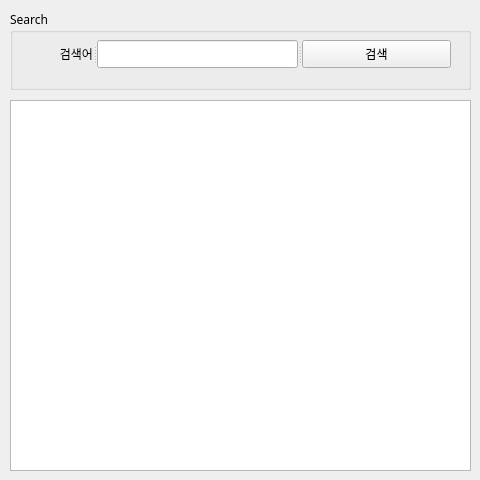
<?xml version="1.0" encoding="UTF-8"?>
<ui version="4.0">
 <class>Form</class>
 <widget class="QWidget" name="Form">
  <property name="geometry">
   <rect>
    <x>0</x>
    <y>0</y>
    <width>480</width>
    <height>480</height>
   </rect>
  </property>
  <property name="sizePolicy">
   <sizepolicy hsizetype="Fixed" vsizetype="Fixed">
    <horstretch>0</horstretch>
    <verstretch>0</verstretch>
   </sizepolicy>
  </property>
  <property name="font">
   <font>
    <family>나눔고딕</family>
   </font>
  </property>
  <property name="windowTitle">
   <string>네이버뉴스 검색</string>
  </property>
  <property name="windowIcon">
   <iconset>
    <normaloff>naver_icon.png</normaloff>naver_icon.png</iconset>
  </property>
  <widget class="QGroupBox" name="groupBox">
   <property name="geometry">
    <rect>
     <x>10</x>
     <y>10</y>
     <width>461</width>
     <height>80</height>
    </rect>
   </property>
   <property name="title">
    <string>Search</string>
   </property>
   <widget class="QSplitter" name="splitter">
    <property name="geometry">
     <rect>
      <x>20</x>
      <y>30</y>
      <width>421</width>
      <height>28</height>
     </rect>
    </property>
    <property name="orientation">
     <enum>Qt::Horizontal</enum>
    </property>
    <widget class="QLabel" name="label">
     <property name="text">
      <string>검색어</string>
     </property>
     <property name="alignment">
      <set>Qt::AlignRight|Qt::AlignTrailing|Qt::AlignVCenter</set>
     </property>
    </widget>
    <widget class="QLineEdit" name="txtSearch"/>
    <widget class="QPushButton" name="btnSearch">
     <property name="text">
      <string>검색</string>
     </property>
    </widget>
   </widget>
  </widget>
  <widget class="QTableWidget" name="tblResult">
   <property name="geometry">
    <rect>
     <x>10</x>
     <y>100</y>
     <width>461</width>
     <height>371</height>
    </rect>
   </property>
   <property name="selectionMode">
    <enum>QAbstractItemView::SingleSelection</enum>
   </property>
   <property name="columnCount">
    <number>0</number>
   </property>
  </widget>
 </widget>
 <resources/>
 <connections/>
</ui>
